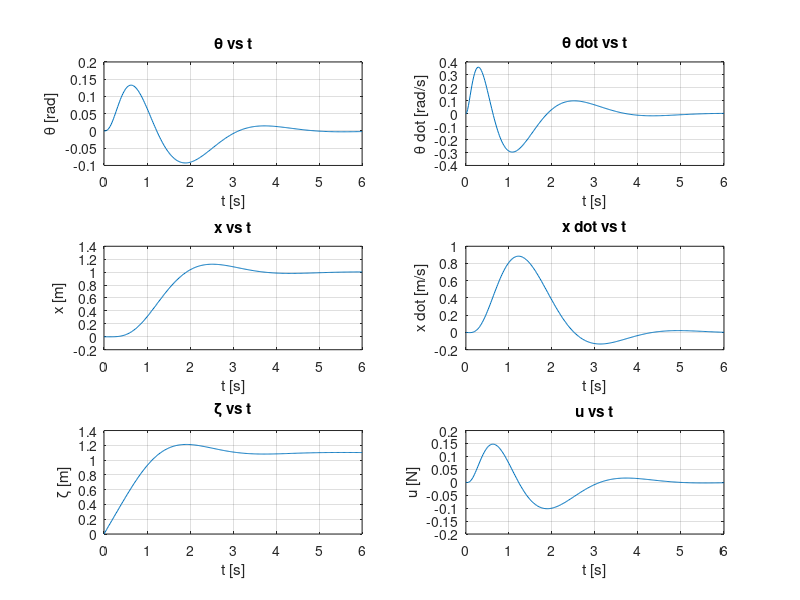

Write the MATLAB code that produced this figure.
# inverted-pendulum.m
#
# Control system simulation for inverted pendulum. Based on Example 12-5 from
# Modern Control Engineering, Fourth Edition by K. Ogata.

pkg load control

clear all
close all

# Inverted pendulum parameters
g = 9.81;   # Gravity constant [m/s]
M = 0.05;   # Cart mass [kg]
m = 0.062;  # Pendulum mass [kg]
l = 0.02;   # Pendulum length to center of mass [m]

# Desired closed loop poles
J = [-1+j*sqrt(3) -1-j*sqrt(3) -5 -5 -5];

# State space representation of system
A = [             0 1 0 0;
      (M+m)/(M*l)*g 0 0 0;
                  0 0 0 1;
             -m/M*g 0 0 0];

B = [0 -1/(M*l) 0 1/M]';

C = [0 0 1 0];

D = [0];

Ahat = [ A zeros(4,1);
        -C          0];

Bhat = [B; 0];

# Determine the state feedback gain matrix
Khat = place(Ahat, Bhat, J)
K = Khat(1:4);
kI = -Khat(5);

# Calculate the step response
ts = 0.02;
t = 0:ts:6;

AA = [(A - B*K) B*kI;
             -C    0];

BB = [0 0 0 0 1]';

CC = [C 0];

DD = [0];

sys = ss(AA, BB, CC, DD);
[y, t, x] = step(sys, t);

u = (-Khat * x')';

# Plot the step response
subplot(3,2,1)
plot(t, x(:,1))
grid
title('\theta vs t')
xlabel('t [s]')
ylabel('\theta [rad]')

subplot(3,2,2)
plot(t, x(:,2))
grid
title('\theta dot vs t')
xlabel('t [s]')
ylabel('\theta dot [rad/s]')

subplot(3,2,3)
plot(t, x(:,3))
grid
title('x vs t')
xlabel('t [s]')
ylabel('x [m]')

subplot(3,2,4)
plot(t, x(:,4))
grid
title('x dot vs t')
xlabel('t [s]')
ylabel('x dot [m/s]')

subplot(3,2,5)
plot(t, x(:,5))
grid
title('\zeta vs t')
xlabel('t [s]')
ylabel('\zeta [m]')

subplot(3,2,6)
plot(t, u)
grid
title('u vs t')
xlabel('t [s]')
ylabel('u [N]')
